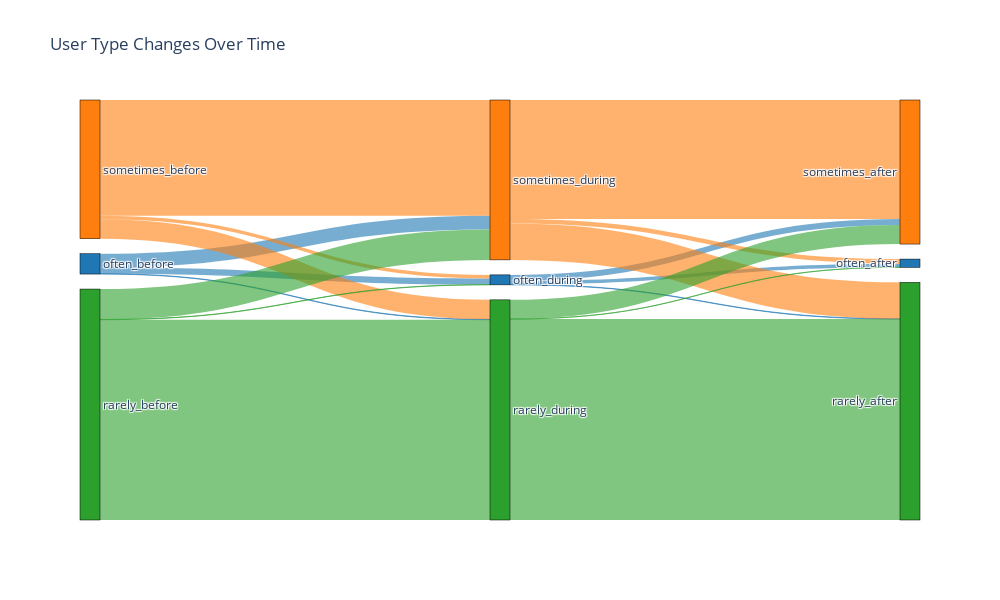

Notebook cell for this chart:
### Code cell
import plotly.graph_objects as go

def create_sankey_diagram(df_user_type_change):
    # Get unique labels
    labels = []
    for period in ['before', 'during', 'after']:
        for level in ['often', 'sometimes', 'rarely']:
            labels.append(f"{level}_{period}")
    
    # Create color mappings for different fan levels
    color_mapping = {
        'often': '#1f77b4',     # Blue
        'sometimes': '#ff7f0e',  # Orange
        'rarely': '#2ca02c'     # Green
    }
    
    # Create node colors
    node_colors = []
    for _ in range(3):  # Three time periods
        for level in ['often', 'sometimes', 'rarely']:
            node_colors.append(color_mapping[level])
    
    # Create source, target, and value lists for the flows
    source = []
    target = []
    value = []
    link_colors = []
    
    # Generate indices mapping
    label_to_index = {label: idx for idx, label in enumerate(labels)}
    
    # Create flows between time periods
    for fan_level_a in ["often", "sometimes", "rarely"]:
        for fan_level_b in ["often", "sometimes", "rarely"]:
            for tag_1, tag_2 in zip(df_user_type_change.columns, df_user_type_change.columns[1:]):
                flow_value = len(
                    df_user_type_change[
                        (df_user_type_change[tag_1] == fan_level_a) & 
                        (df_user_type_change[tag_2] == fan_level_b)
                    ]
                )
                
                source.append(label_to_index[f"{fan_level_a}_{tag_1}"])
                target.append(label_to_index[f"{fan_level_b}_{tag_2}"])
                value.append(flow_value)
                
                # Add color based on source node
                base_color = color_mapping[fan_level_a]
                # Convert hex to rgba with 0.6 opacity
                rgba_color = f"rgba{tuple(int(base_color.lstrip('#')[i:i+2], 16) for i in (0, 2, 4)) + (0.6,)}"
                link_colors.append(rgba_color)
    
    # Create the figure
    fig = go.Figure(data=[go.Sankey(
        node = dict(
            pad = 15,
            thickness = 20,
            line = dict(color = "black", width = 0.5),
            label = labels,
            color = node_colors
        ),
        link = dict(
            source = source,
            target = target,
            value = value,
            color = link_colors
        )
    )])
    
    # Update layout
    fig.update_layout(
        title_text="User Type Changes Over Time",
        font_size=12,
        width=1000,
        height=600
    )
    
    return fig


create_sankey_diagram(df_user_type_change)

### Figure 1 — Plotly figure (JSON) as saved in the notebook; plotly's stock layout.template omitted (floating-point values rounded to 4 significant figures)
{"data": [{"link": {"color": ["rgba(31, 119, 180, 0.6)", "rgba(31, 119, 180, 0.6)", "rgba(31, 119, 180, 0.6)", "rgba(31, 119, 180, 0.6)", "rgba(31, 119, 180, 0.6)", "rgba(31, 119, 180, 0.6)", "rgba(255, 127, 14, 0.6)", "rgba(255, 127, 14, 0.6)", "rgba(255, 127, 14, 0.6)", "rgba(255, 127, 14, 0.6)", "rgba(255, 127, 14, 0.6)", "rgba(255, 127, 14, 0.6)", "rgba(44, 160, 44, 0.6)", "rgba(44, 160, 44, 0.6)", "rgba(44, 160, 44, 0.6)", "rgba(44, 160, 44, 0.6)", "rgba(44, 160, 44, 0.6)", "rgba(44, 160, 44, 0.6)"], "source": [0, 3, 0, 3, 0, 3, 1, 4, 1, 4, 1, 4, 2, 5, 2, 5, 2, 5], "target": [3, 6, 4, 7, 5, 8, 3, 6, 4, 7, 5, 8, 3, 6, 4, 7, 5, 8], "value": [788, 462, 1782, 774, 54, 53, 466, 589, 14942, 15369, 2513, 4694, 35, 19, 3928, 2467, 25869, 25950]}, "node": {"color": ["#1f77b4", "#ff7f0e", "#2ca02c", "#1f77b4", "#ff7f0e", "#2ca02c", "#1f77b4", "#ff7f0e", "#2ca02c"], "label": ["often_before", "sometimes_before", "rarely_before", "often_during", "sometimes_during", "rarely_during", "often_after", "sometimes_after", "rarely_after"], "line": {"color": "black", "width": 0.5}, "pad": 15, "thickness": 20}, "type": "sankey"}], "layout": {"font": {"size": 12}, "height": 600, "title": {"text": "User Type Changes Over Time"}, "width": 1000}}
